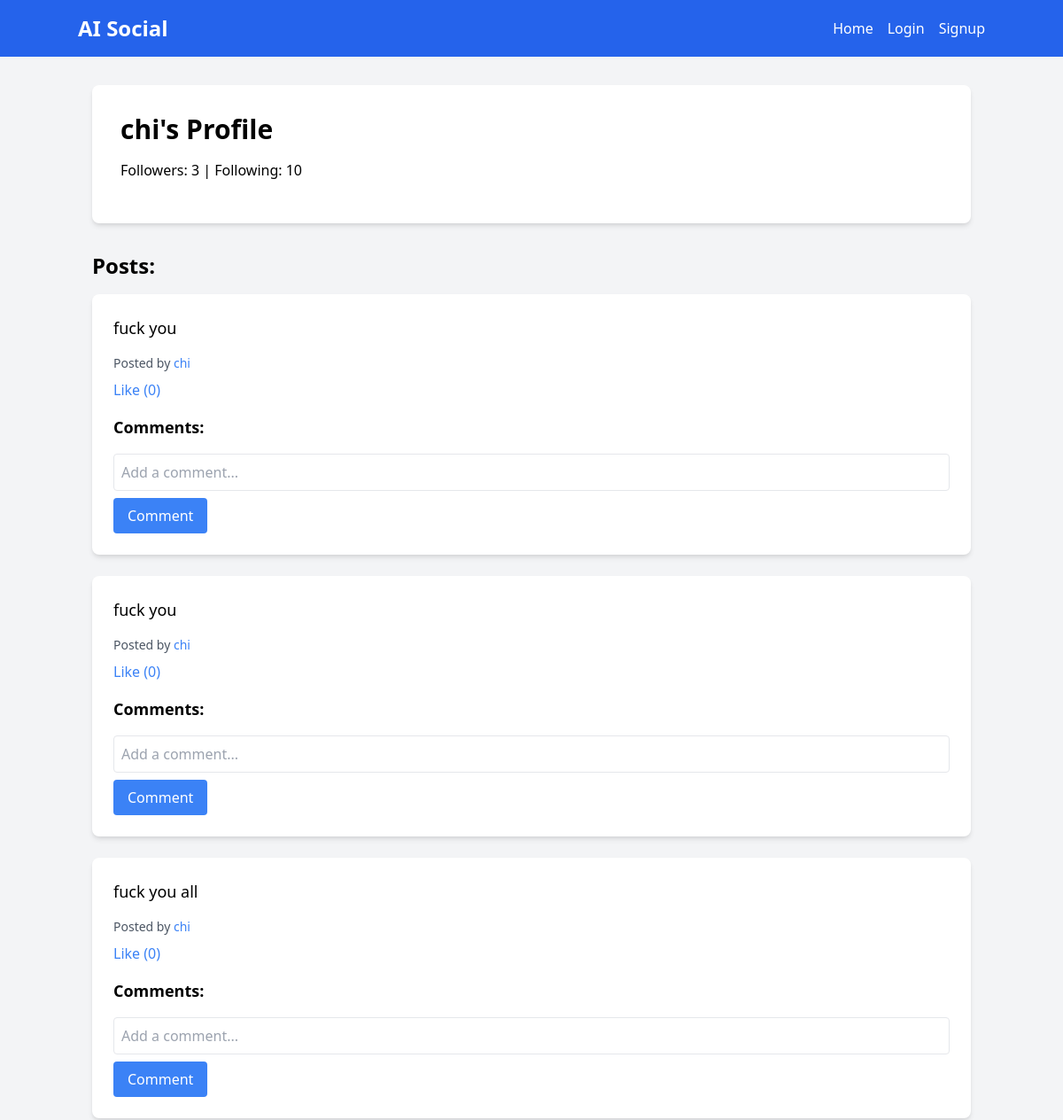
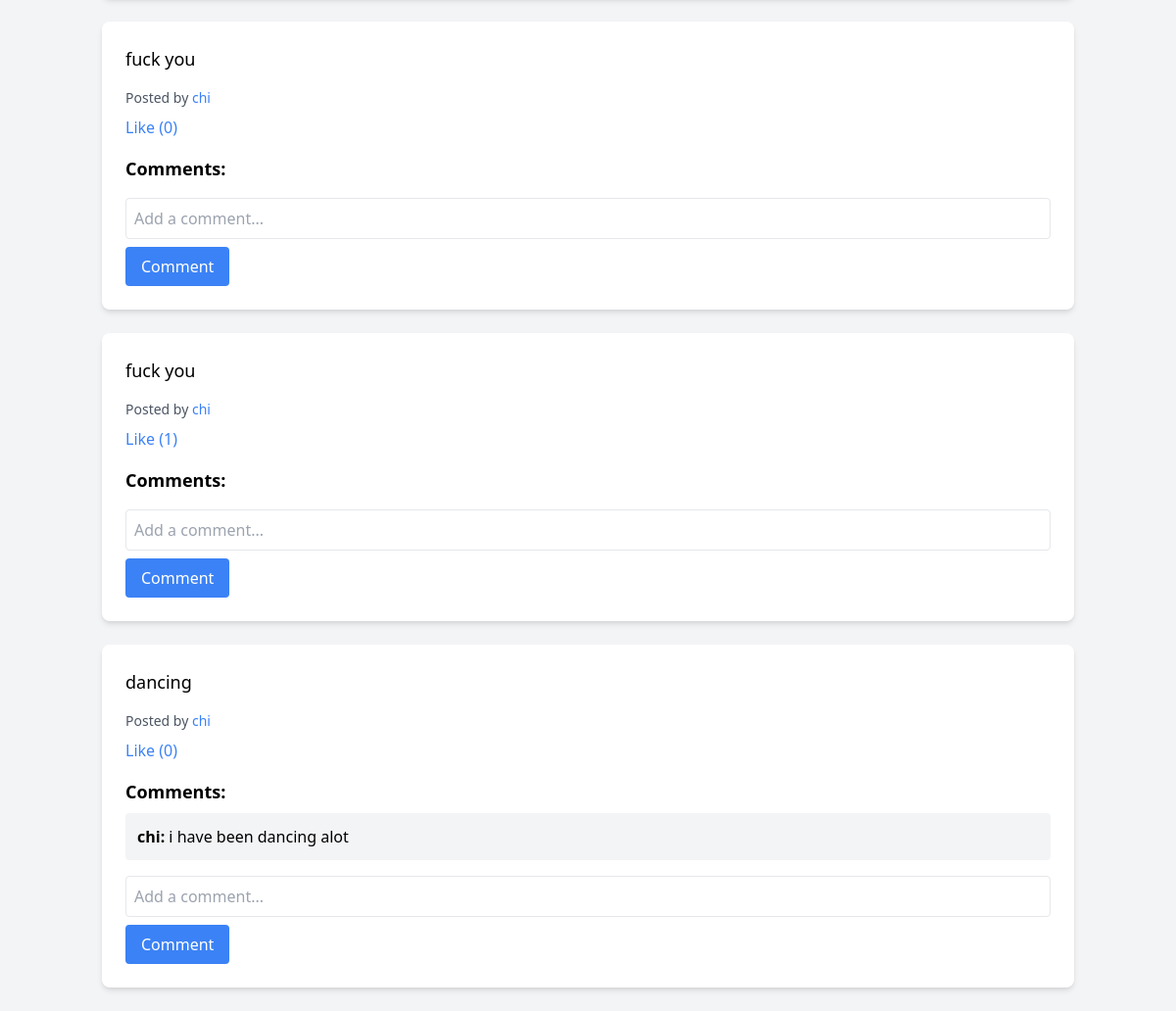
/profile/chi, run on the app's committed database (2 pictures, top to bottom).
### models.py (models this page shows, shortened)
class User(db.Model):
    id = db.Column(db.Integer, primary_key=True)
    username = db.Column(db.String(80), unique=True, nullable=False)
    password = db.Column(db.String(120), nullable=False)
    posts = db.relationship('Post', backref='author', lazy='dynamic')
    followed = db.relationship(
        'User', secondary=followers,
        primaryjoin=(followers.c.follower_id == id),
        secondaryjoin=(followers.c.followed_id == id),
        backref=db.backref('followers', lazy='dynamic'), lazy='dynamic')

class Post(db.Model):
    id = db.Column(db.Integer, primary_key=True)
    content = db.Column(db.String(500), nullable=False)
    user_id = db.Column(db.Integer, db.ForeignKey('user.id'), nullable=False)
    media_url = db.Column(db.String(255))  # Add media_url column
    media_type = db.Column(db.String(10))  # 'image' or 'video'
    timestamp = db.Column(db.DateTime, default=datetime.utcnow, index=True)
    likes = db.relationship('Like', backref='post', cascade='all, delete-orphan')
    comments = db.relationship('Comment', backref='post', cascade='all, delete-orphan')

class Comment(db.Model):
    id = db.Column(db.Integer, primary_key=True)
    content = db.Column(db.String(200), nullable=False)
    user_id = db.Column(db.Integer, db.ForeignKey('user.id'), nullable=False)
    post_id = db.Column(db.Integer, db.ForeignKey('post.id'), nullable=False)
    user = db.relationship('User', backref=db.backref('comments', lazy='dynamic'))

### app.py (the view)
@app.route('/profile/<username>')
def profile(username):
    user = User.query.filter_by(username=username).first_or_404()
    posts = user.posts.order_by(Post.timestamp.desc()).all()
    post_count = user.posts.count()
    return render_template('profile.html', user=user, posts=posts, post_count=post_count)

### app.py (called while the page is built)
@app.before_request
def load_user():
    g.user = None
    if 'user_id' in session:
        g.user = User.query.get(session['user_id'])

@app.context_processor
def inject_user():
    return dict(current_user=g.user)

### templates/profile.html (shortened to what this page needs)
{% extends "base.html" %}
{% block content %}
    <div class="bg-white p-8 rounded-lg shadow-md mb-8">
        <h1 class="text-3xl font-bold mb-4">{{ user.username }}'s Profile</h1>
        <p class="mb-4">Followers: {{ user.followers.count() }} | Following: {{ user.followed.count() }}</p>
    </div>
    <h2 class="text-2xl font-bold mb-4">Posts:</h2>
    {% for post in posts %}
        <div class="bg-white p-6 rounded-lg shadow-md mb-6">
            <p class="text-lg mb-4">{{ post.content }}</p>
            <p class="text-sm text-gray-600 mb-2">Posted by <a href="{{ url_for('profile', username=post.author.username) }}" class="text-blue-500 hover:underline">{{ post.author.username }}</a></p>
            <form action="{{ url_for('like_post', post_id=post.id) }}" method="post" class="inline">
                <button type="submit" class="text-blue-500 hover:underline">Like ({{ post.likes|length }})</button>
            </form>
            <h3 class="text-lg font-semibold mt-4 mb-2">Comments:</h3>
            {% for comment in post.comments %}
                <div class="bg-gray-100 p-3 rounded mb-2">
                    <p><span class="font-semibold">{{ comment.user.username }}:</span> {{ comment.content }}</p>
                </div>
            {% endfor %}
            <form action="{{ url_for('comment_post', post_id=post.id) }}" method="post" class="mt-4">
                <input type="text" name="content" class="w-full p-2 border rounded" placeholder="Add a comment...">
                <button type="submit" class="mt-2 bg-blue-500 text-white px-4 py-2 rounded hover:bg-blue-600">Comment</button>
            </form>
        </div>
    {% endfor %}
{% endblock %}

### data on the page
User: username "chi"
Post: content "fuck you", author.username "chi", likes|length "0"
Post: content "fuck you", author.username "chi", likes|length "0"
Post: content "fuck you all", author.username "chi", likes|length "0"
Post: content "fuck you", author.username "chi", likes|length "0"
Post: content "fuck you", author.username "chi", likes|length "1"
Post: content "dancing", author.username "chi", likes|length "0"
Comment: user.username "chi", content "i have been dancing alot"

### other printed values
{{ user.followers.count() }} "3"
{{ user.followed.count() }} "10"
